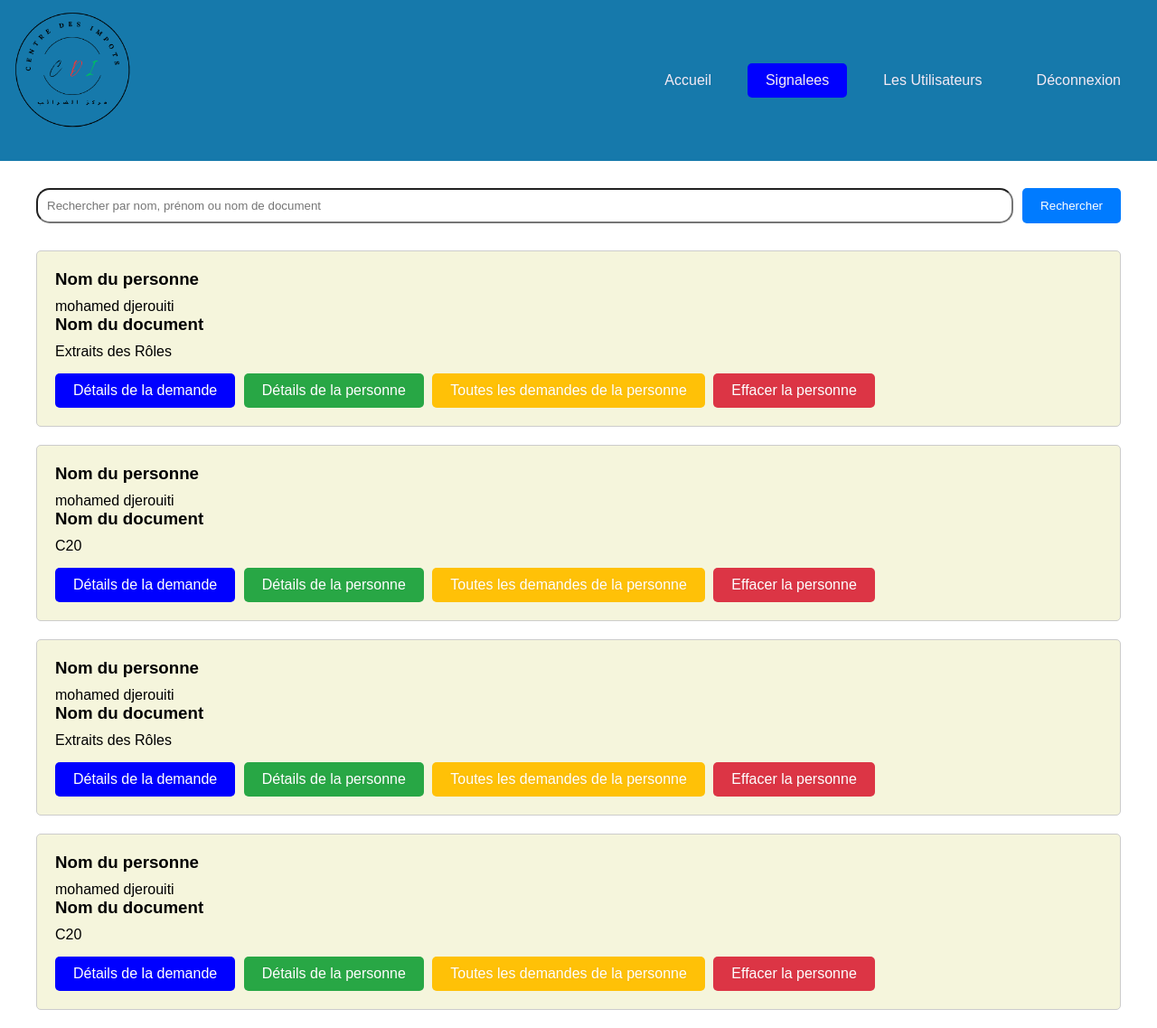
/views/centre/les_demandes_sig.php (signed in), run on an earlier commit of the app's database.
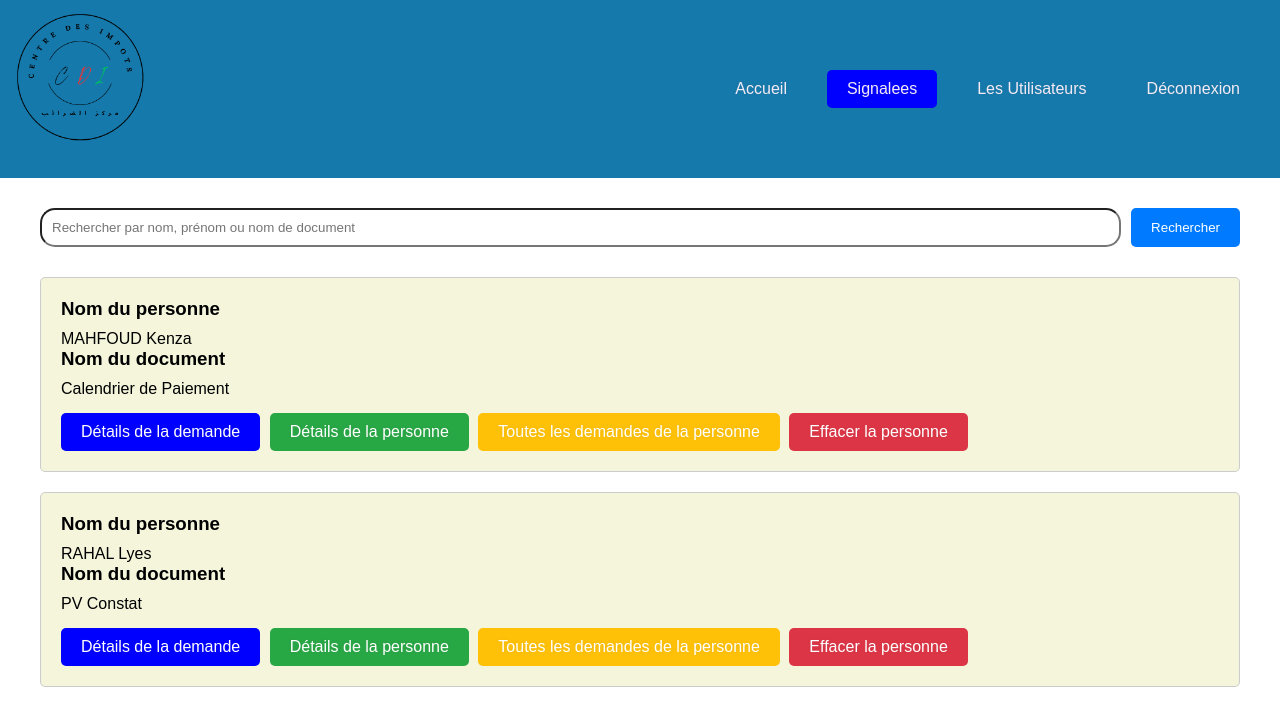
And on a later commit of the database.
### tables this page shows
CREATE TABLE `demande` (
  `id_demande` int(11) NOT NULL,
  `id_personne` int(11) DEFAULT NULL,
  `nom_document` varchar(255) DEFAULT NULL,
  `demande_text` text DEFAULT NULL,
  `date_heure` datetime NOT NULL DEFAULT current_timestamp(),
  `nom_service` varchar(255) DEFAULT NULL
);

CREATE TABLE `personne` (
  `id` int(11) NOT NULL,
  `nom` varchar(255) NOT NULL,
  `prenom` varchar(255) NOT NULL,
  `sexe` enum('homme','femme','autre') NOT NULL,
  `dateNaissance` date NOT NULL,
  `email` varchar(255) NOT NULL,
  `motDePasse` varchar(255) NOT NULL,
  `username` varchar(255) DEFAULT NULL
);

### views/centre/les_demandes_sig.php (the view, shortened to what this page needs)
<?php
require_once "../../control/db_connection.php";
$search = isset($_GET['search']) ? $_GET['search'] : '';
$sql = "SELECT demande.*, personne.nom AS nom_personne, personne.prenom AS prenom_personne,personne.dateNaissance
        FROM demande
        INNER JOIN personne ON demande.id_personne = personne.id
        INNER JOIN signale ON demande.id_demande = signale.id_demande
        AND demande.id_demande  IN (SELECT id_demande FROM signale)";
$stmt = $pdo->prepare($sql);
$stmt->execute();
$demandes = $stmt->fetchAll();
?>
<!DOCTYPE html>
<html lang="fr">
<head>
    <link rel="stylesheet" href="../../public/css/style1.css">
</head>
<body>
<header>
    <div class="container">
        <div class="logo">
            <img src="../../public/images/logo1.png" alt="CDI">
        </div>
        <nav class="bar">
            <ul>
            <li><a   href="centre.php">Accueil</a></li>
                <li><a class="active" href="les_demandes_sig.php">Signalees</a></li>
                <li><a href="utilisateur.php">Les Utilisateurs</a></li>
                <li><a href="../../control/deconnexion.php" onclick="confirmLogout(event)">Déconnexion</a></li>
            </ul>
        </nav>
    </div>
</header>
<div class="search-bar">
    <div class="container">
        <form method="GET" action="les_demandes_sig.php">
            <input type="text" name="search" placeholder="Rechercher par nom, prénom ou nom de document" value="<?php echo htmlspecialchars($search); ?>">
            <button type="submit">Rechercher</button>
        </form>
    </div>
</div>
<div class="demandes">
    <div class="container">
        <?php
        if (empty($demandes)) {
            echo "
            <div class='demande-card'>
                <h3>Il n'y a pas de demande</h3>
            </div>
            ";
        } else {
            foreach ($demandes as $demande) {
                echo "
                <div class='demande-card'>
                    <h3>Nom du personne</h3>
                    <p>". $demande['nom_personne'] ." " . $demande['prenom_personne'] . "</p>
                    <h3>Nom du document</h3>
                    <p>". $demande['nom_document'] ."</p>
                    <a class='detail-btn' href='../detail.php?id_demande=". $demande['id_demande'] ."&nom_personne=". $demande['nom_personne'] ."&prenom_personne=". $demande['prenom_personne']."&nom_document=". $demande['nom_document'] ."&nom_service=". $demande['nom_service'] ."&demande_text=". $demande['demande_text'] ."&date_heure=". $demande['date_heure'] ."'> Détails de la demande</a>
                    <a href='../detailper.php?id=" . $demande['id_personne'] . "&nom_personne=" . $demande['nom_personne'] . "&prenom_personne=" . $demande['prenom_personne'] . "&date_de_naissance=" . $demande['dateNaissance'] . "' class='detailp-btn'>Détails de la personne</a>
                    <a href='les_demande_de_per.php?id_personne=" . $demande['id_personne'] . "' class='detailv-btn'>Toutes les demandes de la personne</a>
                    <a href='#' onclick='showDeleteConfirmationDialog(event, \"../../control/effacer_user.php?id_personne=" . $demande['id_personne'] . "\")' class='detaile-btn'>Effacer la personne</a>                </div>
                ";
            }
        }
        ?>
    </div>
</div>
</body>
</html>

### public/css/style1.css (style rules this page uses)
* { margin: 0; padding: 0; box-sizing: border-box; }
body { font-size: 16px; }
.container { width: 1200px; margin: 0 auto; height: 100%; }
header { padding: 70px; background-color: #1679AB; position: relative; }
header .container { display: flex; justify-content: space-between; align-items: center; }
.logo img { width: 150px; height: auto; position: absolute; top: 0px; left: 5px; }
body { font-family: 'Ubuntu', sans-serif; }
a { text-shadow: 0px 0px 3px rgba(117, 117, 117, 0.12); color: #2991ab; text-decoration: none; }
header .bar ul { display: flex; list-style: none; }
header .bar a { display: block; padding: 10px 20px; margin: 0 10px; color: #F3EBF6; }
header .bar a.active { background-color: blue; border-radius: 5px; }
.detail-btn { background-color: #1679AB; color: white; padding: 10px 20px; margin-top: 15px; margin-right: 5px; text-align: center; text-decoration: none; display: inline-block; border-radius: 5px; }
.detailp-btn { background-color: #28a745; color: white; padding: 10px 20px; margin-top: 15px; margin-right: 5px; text-align: center; text-decoration: none; display: inline-block; border-radius: 5px; }
.detailv-btn { background-color: #ffc107; color: white; padding: 10px 20px; margin-top: 15px; margin-right: 5px; text-align: center; text-decoration: none; display: inline-block; border-radius: 5px; }
.detaile-btn { background-color: #dc3545; color: white; padding: 10px 20px; margin-top: 15px; margin-right: 5px; text-align: center; text-decoration: none; display: inline-block; border-radius: 5px; }
.demande-card { position: relative; background-color: beige; border: 1px solid #ccc; border-radius: 5px; padding: 20px; margin-top: 10px; margin-bottom: 20px; }
.demande-card h3 { margin-bottom: 10px; }
.detail-btn { background-color: blue; color: white; padding: 10px 20px; margin-top: 15px; text-align: center; text-decoration: none; display: inline-block; border-radius: 5px; }
.search-bar { margin: 30px 30px; }
.search-bar form { display: flex; justify-content: center; }
.search-bar input[type="text"] { padding: 10px; width: calc(100% - 80px); border-radius: 15px; }
.search-bar button { padding: 10px 20px; background-color: #007bff; color: #fff; border: none; cursor: pointer; border-radius: 5px; margin-left: 10px; }

What changed in the data, as far as the page shows it:
removed demande: id_personne.nom "mohamed", id_personne.prenom "djerouiti", nom_document "Extraits des Rôles"
removed demande: id_personne.nom "mohamed", id_personne.prenom "djerouiti", nom_document "C20"
removed demande: id_personne.nom "mohamed", id_personne.prenom "djerouiti", nom_document "Extraits des Rôles"
removed demande: id_personne.nom "mohamed", id_personne.prenom "djerouiti", nom_document "C20"
added demande: id_personne.nom "MAHFOUD", id_personne.prenom "Kenza", nom_document "Calendrier de Paiement"
added demande: id_personne.nom "RAHAL", id_personne.prenom "Lyes", nom_document "PV Constat"
